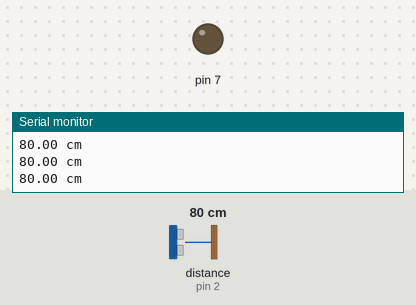
A sketch run on a simulated Arduino Uno, built with avr-gcc and run on an emulated ATmega328P. On the bench: output pins drawn as LEDs (lit = HIGH), the last lines printed to the serial monitor. Dashed ring = blinking. Inputs (shaded band) come from the test bench; at power-on: distance to the obstacle (sensor on pin 2) 80 cm.

Above: at 1.2 s.
1.3 s: distance to the obstacle (sensor on pin 2) set to 33 cm
2.8 s: distance to the obstacle (sensor on pin 2) set to 27 cm
At 3.3 s:
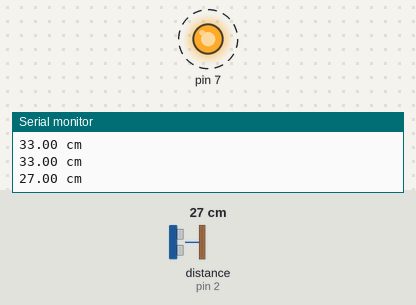
5.8 s: distance to the obstacle (sensor on pin 2) set to 22 cm
8.8 s: distance to the obstacle (sensor on pin 2) set to 18 cm
At 10.4 s:
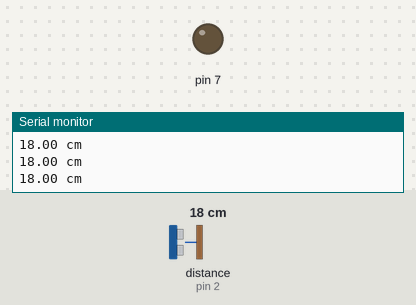
11.8 s: distance to the obstacle (sensor on pin 2) set to 23 cm
At 12.3 s:
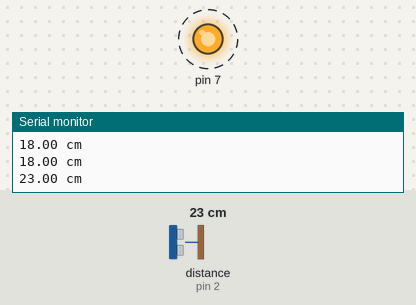
Timing chart, 0 to 15.8 s (numbered marks = the images above; inputs shaded):
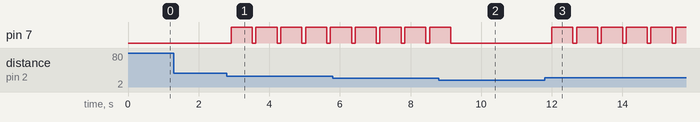

Measured:
- the behaviour switches between 30 and 29 cm on distance to the obstacle (sensor on pin 2) (found by bisection; images 0 and 1)
- the behaviour switches between 21 and 20 cm on distance to the obstacle (sensor on pin 2) (found by bisection; images 1 and 2)
- after the input at 2.8 s, pin 7: alternates HIGH for 0.60 s and LOW for 0.10 s, starting after 0.12 s
- after the input at 8.8 s, pin 7: goes on until 9.1 s, then stays LOW
- after the input at 11.8 s, pin 7: alternates HIGH for 0.60 s and LOW for 0.10 s, starting after 0.20 s

The sketch:

sketch_oct20a.ino
```cpp
#include <Ultrasonic.h>

Ultrasonic ultrasonic(3, 2);

void setup() {
  Serial.begin(9600);
  pinMode(7, OUTPUT);
}

void loop() {
  //Le as informacoes do sensor, em cm e pol
  float cm;
  cm = ultrasonic.Ranging(CM);
  //Exibe informacoes no serial
  Serial.print(cm);
  Serial.print(" cm\n");
  delay(100);
  if(cm < 30 && cm > 20){
    digitalWrite(7, HIGH);
    delay(600);
    digitalWrite(7, LOW);
  }

  if(cm < 15 && cm > 5){
    digitalWrite(7, HIGH);
    delay(300);
    digitalWrite(7, LOW);
  }

  if(cm <= 5){
    digitalWrite(7, HIGH);
    delay(10);
    digitalWrite(7, LOW);
  }
}
```
